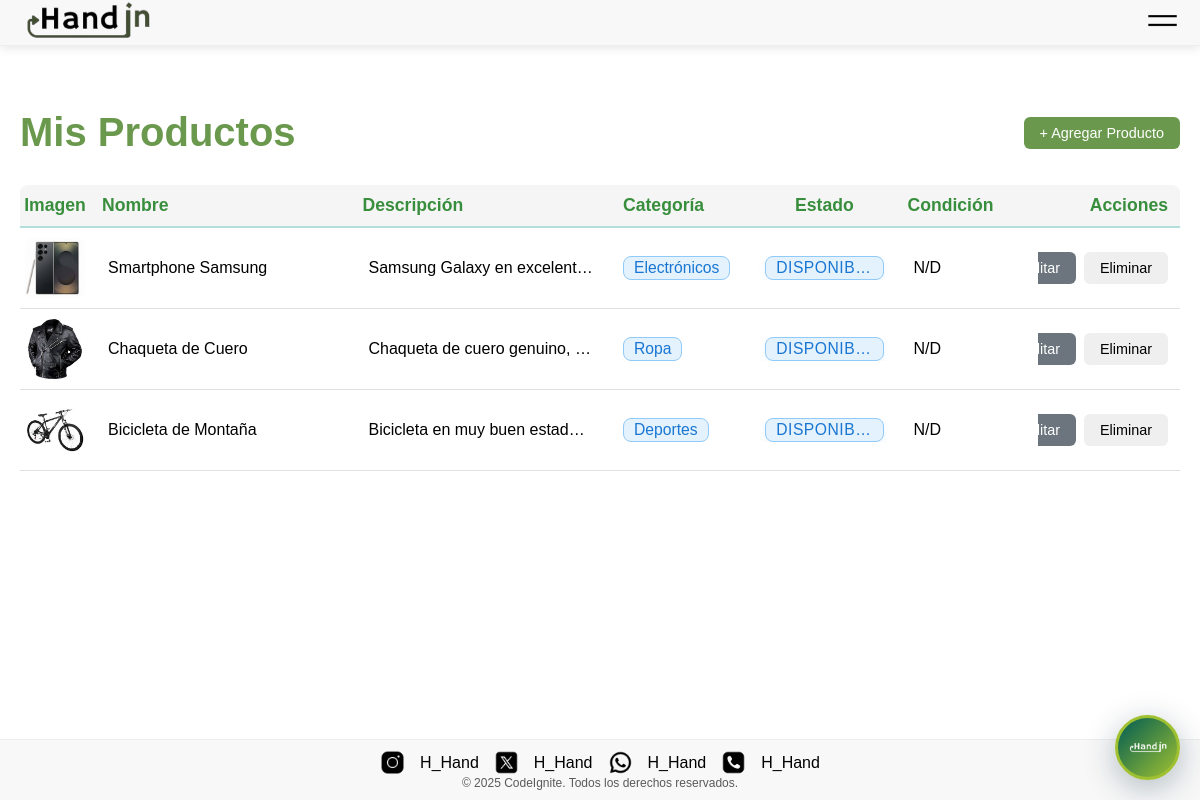
Screenshot of /mis-productos.php (signed in) with the database file from the repository.
### tables this page shows
CREATE TABLE IF NOT EXISTS `productos` (
  `id` int NOT NULL AUTO_INCREMENT,
  `user_id` int NOT NULL,
  `nombre` varchar(100) NOT NULL,
  `descripcion` text,
  `imagen` varchar(255) NOT NULL,
  `categoria` varchar(50) DEFAULT NULL,
  `estado` enum('disponible','intercambiado','reservado') DEFAULT 'disponible',
  `created_at` timestamp NULL DEFAULT CURRENT_TIMESTAMP,
  `updated_at` timestamp NULL DEFAULT CURRENT_TIMESTAMP ON UPDATE CURRENT_TIMESTAMP,
  PRIMARY KEY (`id`),
  KEY `user_id` (`user_id`)
);

### mis-productos.php (the view, shortened to what this page needs)
<?php
$body_class = "body-my-products";
$user = getCurrentUser();
$pdo = getConnection();
$stmt = $pdo->prepare("SELECT * FROM productos WHERE user_id = ? ORDER BY created_at DESC");
$stmt->execute([$user['id']]);
$misProductos = $stmt->fetchAll(PDO::FETCH_ASSOC);
include 'includes/header.php';
?>
<div class="container">
    <div class="page-header">
        <h1>Mis Productos</h1>
    <a class="btn btn-primary" href="publicar-producto.php">+ Agregar Producto</a>
    </div>
    <div class="products-list">
        <?php if (!empty($misProductos)): ?>
            <div class="products-header-row">
                <div class="product-col product-col-img">Imagen</div>
                 <div class="product-col product-col-nombre">Nombre</div>
                 <div class="product-col product-col-desc">Descripción</div>
                 <div class="product-col product-col-categoria">Categoría</div>
                 <div class="product-col product-col-estado">Estado</div>
                 <div class="product-col product-col-condicion">Condición</div>
                 <div class="product-col product-col-acciones">Acciones</div>
            </div>
            <?php foreach ($misProductos as $producto): ?>
                <div class="product-row" style="cursor:pointer;" onclick="window.location.href='producto.php?id=<?php echo $producto['id']; ?>'">
                    <div class="product-col product-col-img">
                        <img src="<?php echo htmlspecialchars($producto['imagen']); ?>" alt="<?php echo htmlspecialchars($producto['nombre']); ?>" style="width: 60px; height: 60px; object-fit: cover; border-radius: 8px;">
                    </div>
                    <div class="product-col product-col-nombre">
                        <span class="truncate-hover" data-fulltext="<?php echo htmlspecialchars($producto['nombre']); ?>" title="<?php echo htmlspecialchars($producto['nombre']); ?>">
                            <?php echo htmlspecialchars($producto['nombre']); ?>
                        </span>
                    </div>
                    <div class="product-col product-col-desc">
                        <span class="truncate-hover" data-fulltext="<?php echo htmlspecialchars($producto['descripcion']); ?>" title="<?php echo htmlspecialchars($producto['descripcion']); ?>">
                            <?php echo htmlspecialchars($producto['descripcion']); ?>
                        </span>
                    </div>
                    <div class="product-col product-col-categoria">
                        <span class="categoria-badge-listado" title="<?php echo htmlspecialchars($producto['categoria'] ?? 'Sin categoría'); ?>">
                            <?php echo htmlspecialchars($producto['categoria'] ?? 'Sin categoría'); ?>
                        </span>
                    </div>
                    <div class="product-col product-col-estado">
                        <span class="status-badge estado-badge status-<?php echo $producto['estado']; ?>" data-producto-id="<?php echo $producto['id']; ?>" data-estado="<?php echo $producto['estado']; ?>" tabindex="0" title="Haz clic para cambiar el estado" onclick="event.stopPropagation();">
                            <?php echo strtoupper($producto['estado']); ?>
                        </span>
                    </div>
                    <div class="product-col product-col-condicion">
                        <span class="truncate-hover" data-fulltext="<?php echo htmlspecialchars($producto['condicion'] ?? 'N/D'); ?>" title="<?php echo htmlspecialchars($producto['condicion'] ?? 'N/D'); ?>">
                            <?php echo isset($producto['condicion']) ? ucfirst($producto['condicion']) : 'N/D'; ?>
                        </span>
                    </div>
                    <div class="product-col product-col-acciones">
                        <a class="btn btn-sm btn-secondary" href="editar-producto.php?id=<?php echo $producto['id']; ?>" onclick="event.stopPropagation();">Editar</a>
                        <button class="btn btn-sm btn-danger" onclick="event.stopPropagation(); deleteProduct(<?php echo $producto['id']; ?>);">Eliminar</button>
                    </div>
                </div>
            <?php endforeach; ?>
        <?php endif; ?>
    </div>
</div>
<?php
include 'includes/footer.php';
?>

### includes/header.php (shortened to what this page needs)
<!DOCTYPE html>
<html lang="es">
<head>
    <link rel="stylesheet" href="/css/style.css?v=<?php echo time(); ?>">
    <link rel="stylesheet" href="/css/tema-usuarios.css?v=<?php echo time(); ?>">
    <link rel="stylesheet" href="/css/perseo-actions.css?v=<?php echo time(); ?>">
    <link rel="stylesheet" href="https://cdnjs.cloudflare.com/ajax/libs/font-awesome/6.4.0/css/all.min.css">
</head>
<body class="<?php echo isset($body_class) ? $body_class : 'body-index'; ?>">
    <div class="header">
        <div class="logo"><a href="index.php"><img src="img/Hand(sinfondo).png" alt="Icono"></a></div>
        <div class="menu">
            <ul>
                <li class="menu-toggle-container">
                    <img src="img/menudesplegable.png" alt="menú desplegable" id="menu-toggle" class="menutoggle">
                </li>
            </ul>
        </div>
    </div>

### includes/footer.php (shortened to what this page needs)
    <div id="chatbot-icon">
        <img src="img/Hand(sinfondo).png" style="width: 2.5rem;" alt="chatbot-icon">
    </div>
    <div class="footer"<?php echo isset($footer_style) ? ' style="' . $footer_style . '"' : ''; ?>>
        <div class="socialcontainer">
            <div class="social"><img src="img/instaicon.png" alt="Icono de Instagram"></div><p class="socialinfo">H_Hand</p>
            <div class="social"><img src="img/xicon.png" alt="Icono de X (Twitter)"></div><p class="socialinfo">H_Hand</p>
            <div class="social"><img src="img/wasaicon.png" alt="Icono de Whatsapp"></div><p class="socialinfo">H_Hand</p>
            <div class="social"><img src="img/phoneicon.png" alt="Icono de telefono"></div><p class="socialinfo">H_Hand</p>
        </div>
        <div class="footerinfo">© 2025 CodeIgnite. Todos los derechos reservados.</div>
    </div>
</body>
</html>

### css/style.css (style rules this page uses)
* { font-family: Arial, sans-serif; padding: 0; margin: 0; box-sizing: border-box; user-select: none; }
a { text-decoration: none; color: inherit; }
.header { z-index: 99999; position: fixed; top: 0; left: 0; right: 0; width: 100%; display: flex; align-items: center; justify-content: space-between; background-color: #f8f8f8; padding: 0px 20px; border-bottom: 1px solid #eee; overflow: visible; box-shadow: 0 2px 10px rgba(0,0,0,0.1); }
.logo img { width: 135px; height: 45px; }
.menu { display: flex; align-items: center; position: relative; }
.menu ul { display: flex; list-style: none; }
.menu li { margin-left: 20px; position: relative; }
.menu-toggle-container { position: relative; }
.menu li img { width: 35px; height: 35px; }
.footer { display: flex; justify-content: space-between; padding: 10px 20px; background-color: #f8f8f8; border-top: 1px solid #eee; width: 100%; margin-top: auto; min-height: 60px; box-sizing: border-box; }
body { min-height: 100vh; display: flex; flex-direction: column; padding-top: 70px; }
.socialcontainer { display: flex; flex-direction: row; align-items: center; justify-content: center; gap: 15px; }
.social img { width: 25px; height: 25px; }
.footerinfo { color: rgba(0, 0, 0, 0.641); font-size: 12px; text-align: center; margin-top: 1px; }
.footer { display: flex; flex-direction: column; align-items: center; justify-content: center; }
#chatbot-icon { position: fixed; bottom: 20px; right: 20px; width: 65px; height: 65px; background: linear-gradient(135deg, #005C53, #9FC131); color: white; font-size: 24px; font-weight: bold; display: flex; justify-content: center; align-items: center; border-radius: 50%; box-shadow: 0 8px 32px rgba(4, 41, 64, 0.3); cursor: pointer; transition: all 0.3s ease; z-index: 1000; border: 3px solid #9FC131; }
#chatbot-icon img { width: 35px; height: 35px; object-fit: contain; filter: brightness(0) invert(1); }

### rows the page displays
productos: imagen (picture), nombre "Smartphone Samsung", descripcion "Samsung Galaxy en excelent…", categoria "Electrónicos", estado "DISPONIB…"
productos: imagen (picture), nombre "Chaqueta de Cuero", descripcion "Chaqueta de cuero genuino,…", categoria "Ropa", estado "DISPONIB…"
productos: imagen (picture), nombre "Bicicleta de Montaña", descripcion "Bicicleta en muy buen estad…", categoria "Deportes", estado "DISPONIB…"
